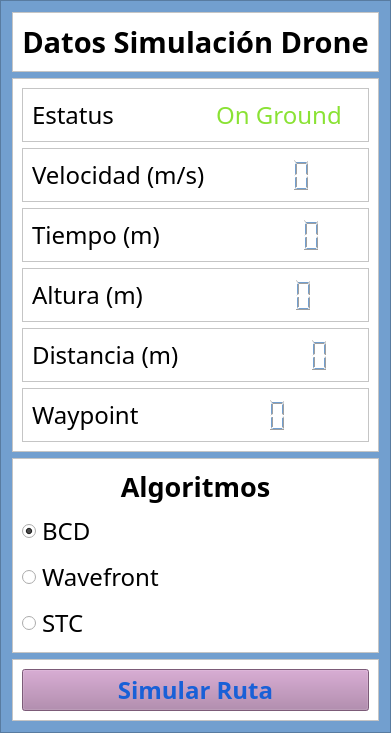
     <widget class="QFrame" name="frame">
      <property name="styleSheet">
       <string notr="true">background-color: rgb(114, 159, 207);</string>
      </property>
      <property name="frameShape">
       <enum>QFrame::StyledPanel</enum>
      </property>
      <property name="frameShadow">
       <enum>QFrame::Raised</enum>
      </property>
      <layout class="QVBoxLayout" name="verticalLayout_3">
       <item>
        <widget class="QFrame" name="frame_10">
         <property name="sizePolicy">
          <sizepolicy hsizetype="Expanding" vsizetype="Expanding">
           <horstretch>0</horstretch>
           <verstretch>0</verstretch>
          </sizepolicy>
         </property>
         <property name="font">
          <font>
           <pointsize>11</pointsize>
          </font>
         </property>
         <property name="layoutDirection">
          <enum>Qt::RightToLeft</enum>
         </property>
         <property name="autoFillBackground">
          <bool>true</bool>
         </property>
         <property name="styleSheet">
          <string notr="true">background-color: rgb(255, 255, 255);</string>
         </property>
         <property name="frameShape">
          <enum>QFrame::StyledPanel</enum>
         </property>
         <property name="frameShadow">
          <enum>QFrame::Raised</enum>
         </property>
         <layout class="QHBoxLayout" name="horizontalLayout_5">
          <item>
           <widget class="QLabel" name="labelDatosSimulacion">
            <property name="sizePolicy">
             <sizepolicy hsizetype="Expanding" vsizetype="Expanding">
              <horstretch>0</horstretch>
              <verstretch>0</verstretch>
             </sizepolicy>
            </property>
            <property name="font">
             <font>
              <family>Uroob</family>
              <pointsize>22</pointsize>
              <weight>75</weight>
              <bold>true</bold>
             </font>
            </property>
            <property name="text">
             <string>Datos Simulación Drone</string>
            </property>
            <property name="alignment">
             <set>Qt::AlignCenter</set>
            </property>
            <property name="wordWrap">
             <bool>true</bool>
            </property>
           </widget>
          </item>
         </layout>
        </widget>
       </item>
       <item>
        <widget class="QFrame" name="frame_5">
         <property name="styleSheet">
          <string notr="true">background-color: rgb(255, 255, 255);</string>
         </property>
         <property name="frameShape">
          <enum>QFrame::StyledPanel</enum>
         </property>
         <property name="frameShadow">
          <enum>QFrame::Raised</enum>
         </property>
         <layout class="QVBoxLayout" name="verticalLayout_4">
          <item>
           <widget class="QFrame" name="frame_7">
            <property name="frameShape">
             <enum>QFrame::StyledPanel</enum>
            </property>
            <property name="frameShadow">
             <enum>QFrame::Raised</enum>
            </property>
            <layout class="QHBoxLayout" name="horizontalLayout_15">
             <item>
              <widget class="QLabel" name="lbStado">
               <property name="sizePolicy">
                <sizepolicy hsizetype="Expanding" vsizetype="Expanding">
                 <horstretch>0</horstretch>
                 <verstretch>0</verstretch>
                </sizepolicy>
               </property>
               <property name="font">
                <font>
                 <family>Uroob</family>
                 <pointsize>18</pointsize>
                </font>
               </property>
               <property name="text">
                <string>Estatus</string>
               </property>
               <property name="alignment">
                <set>Qt::AlignLeading|Qt::AlignLeft|Qt::AlignVCenter</set>
               </property>
              </widget>
             </item>
             <item>
              <widget class="QLabel" name="lbStatus">
               <property name="sizePolicy">
                <sizepolicy hsizetype="Expanding" vsizetype="Expanding">
                 <horstretch>0</horstretch>
                 <verstretch>0</verstretch>
                </sizepolicy>
               </property>
               <property name="font">
                <font>
                 <family>Uroob</family>
                 <pointsize>18</pointsize>
                </font>
               </property>
               <property name="styleSheet">
                <string notr="true">color: rgb(138, 226, 52);</string>
               </property>
               <property name="text">
                <string>On Ground</string>
               </property>
               <property name="alignment">
                <set>Qt::AlignCenter</set>
               </property>
              </widget>
             </item>
            </layout>
           </widget>
          </item>
          <item>
           <widget class="QFrame" name="frame_15">
            <property name="frameShape">
             <enum>QFrame::StyledPanel</enum>
            </property>
            <property name="frameShadow">
             <enum>QFrame::Raised</enum>
            </property>
            <layout class="QHBoxLayout" name="horizontalLayout_11">
             <item>
              <widget class="QLabel" name="labelVeloDrone">
               <property name="sizePolicy">
                <sizepolicy hsizetype="Expanding" vsizetype="Expanding">
                 <horstretch>0</horstretch>
                 <verstretch>0</verstretch>
                </sizepolicy>
               </property>
               <property name="font">
                <font>
                 <family>Uroob</family>
                 <pointsize>18</pointsize>
                </font>
               </property>
               <property name="text">
                <string>Velocidad (m/s)</string>
               </property>
               <property name="textFormat">
                <enum>Qt::AutoText</enum>
               </property>
               <property name="scaledContents">
                <bool>true</bool>
               </property>
               <property name="alignment">
                <set>Qt::AlignLeading|Qt::AlignLeft|Qt::AlignVCenter</set>
               </property>
              </widget>
             </item>
             <item>
              <widget class="QLCDNumber" name="lcdVelocityDrone">
               <property name="sizePolicy">
                <sizepolicy hsizetype="Expanding" vsizetype="Expanding">
                 <horstretch>0</horstretch>
                 <verstretch>0</verstretch>
                </sizepolicy>
               </property>
               <property name="font">
                <font>
                 <pointsize>22</pointsize>
                </font>
               </property>
               <property name="styleSheet">
                <string notr="true">color: rgb(114, 159, 207);</string>
               </property>
               <property name="frameShape">
                <enum>QFrame::NoFrame</enum>
               </property>
               <property name="digitCount">
                <number>3</number>
               </property>
               <property name="intValue" stdset="0">
                <number>0</number>
               </property>
              </widget>
             </item>
            </layout>
           </widget>
          </item>
          <item>
           <widget class="QFrame" name="frame_18">
            <property name="frameShape">
             <enum>QFrame::StyledPanel</enum>
            </property>
            <property name="frameShadow">
             <enum>QFrame::Raised</enum>
            </property>
            <layout class="QHBoxLayout" name="horizontalLayout_13">
             <item>
              <widget class="QLabel" name="labelTiempoDrone">
               <property name="sizePolicy">
                <sizepolicy hsizetype="Expanding" vsizetype="Expanding">
                 <horstretch>0</horstretch>
                 <verstretch>0</verstretch>
                </sizepolicy>
               </property>
               <property name="font">
                <font>
                 <family>Uroob</family>
                 <pointsize>18</pointsize>
                </font>
               </property>
               <property name="text">
                <string>Tiempo (m)</string>
               </property>
               <property name="alignment">
                <set>Qt::AlignLeading|Qt::AlignLeft|Qt::AlignVCenter</set>
               </property>
              </widget>
             </item>
             <item>
              <widget class="QLCDNumber" name="lcdTimeOfFly">
               <property name="sizePolicy">
                <sizepolicy hsizetype="Expanding" vsizetype="Expanding">
                 <horstretch>0</horstretch>
                 <verstretch>0</verstretch>
                </sizepolicy>
               </property>
               <property name="font">
                <font>
                 <pointsize>22</pointsize>
                </font>
               </property>
               <property name="styleSheet">
                <string notr="true">color: rgb(114, 159, 207);</string>
               </property>
               <property name="frameShape">
                <enum>QFrame::NoFrame</enum>
               </property>
               <property name="digitCount">
                <number>5</number>
               </property>
               <property name="intValue" stdset="0">
                <number>0</number>
               </property>
              </widget>
             </item>
            </layout>
           </widget>
          </item>
          <item>
           <widget class="QFrame" name="frame_24">
            <property name="frameShape">
             <enum>QFrame::StyledPanel</enum>
            </property>
            <property name="frameShadow">
             <enum>QFrame::Raised</enum>
            </property>
            <layout class="QHBoxLayout" name="horizontalLayout_14">
             <item>
              <widget class="QLabel" name="labelAlturaDrone">
               <property name="sizePolicy">
                <sizepolicy hsizetype="Expanding" vsizetype="Expanding">
                 <horstretch>0</horstretch>
                 <verstretch>0</verstretch>
                </sizepolicy>
               </property>
               <property name="font">
                <font>
                 <family>Uroob</family>
                 <pointsize>18</pointsize>
                </font>
               </property>
               <property name="text">
                <string>Altura (m)</string>
               </property>
               <property name="alignment">
                <set>Qt::AlignLeading|Qt::AlignLeft|Qt::AlignVCenter</set>
               </property>
              </widget>
             </item>
             <item>
              <widget class="QLCDNumber" name="lcdAltitudeDrone">
               <property name="sizePolicy">
                <sizepolicy hsizetype="Expanding" vsizetype="Expanding">
                 <horstretch>0</horstretch>
                 <verstretch>0</verstretch>
                </sizepolicy>
               </property>
               <property name="font">
                <font>
                 <pointsize>22</pointsize>
                </font>
               </property>
               <property name="styleSheet">
                <string notr="true">color: rgb(114, 159, 207);</string>
               </property>
               <property name="frameShape">
                <enum>QFrame::NoFrame</enum>
               </property>
               <property name="digitCount">
                <number>4</number>
               </property>
               <property name="intValue" stdset="0">
                <number>0</number>
               </property>
              </widget>
             </item>
            </layout>
           </widget>
          </item>
          <item>
           <widget class="QFrame" name="frame_16">
            <property name="frameShape">
             <enum>QFrame::StyledPanel</enum>
            </property>
            <property name="frameShadow">
             <enum>QFrame::Raised</enum>
            </property>
            <layout class="QHBoxLayout" name="horizontalLayout_12">
             <item>
              <widget class="QLabel" name="labelDistDrone">
               <property name="sizePolicy">
                <sizepolicy hsizetype="Expanding" vsizetype="Expanding">
                 <horstretch>0</horstretch>
                 <verstretch>0</verstretch>
                </sizepolicy>
               </property>
               <property name="font">
                <font>
                 <family>Uroob</family>
                 <pointsize>18</pointsize>
                </font>
               </property>
               <property name="text">
                <string>Distancia (m)</string>
               </property>
               <property name="alignment">
                <set>Qt::AlignLeading|Qt::AlignLeft|Qt::AlignVCenter</set>
               </property>
              </widget>
             </item>
             <item>
              <widget class="QLCDNumber" name="lcdDistanciaDrone">
               <property name="sizePolicy">
                <sizepolicy hsizetype="Expanding" vsizetype="Expanding">
                 <horstretch>0</horstretch>
                 <verstretch>0</verstretch>
                </sizepolicy>
               </property>
               <property name="font">
                <font>
                 <pointsize>22</pointsize>
                </font>
               </property>
               <property name="styleSheet">
                <string notr="true">color: rgb(114, 159, 207);</string>
               </property>
               <property name="frameShape">
                <enum>QFrame::NoFrame</enum>
               </property>
               <property name="digitCount">
                <number>6</number>
               </property>
               <property name="intValue" stdset="0">
                <number>0</number>
               </property>
              </widget>
             </item>
            </layout>
           </widget>
          </item>
          <item>
           <widget class="QFrame" name="frame_6">
            <property name="frameShape">
             <enum>QFrame::StyledPanel</enum>
            </property>
            <property name="frameShadow">
             <enum>QFrame::Raised</enum>
            </property>
            <layout class="QHBoxLayout" name="horizontalLayout_3">
             <item>
              <widget class="QLabel" name="labelWaypoint">
               <property name="font">
                <font>
                 <family>Uroob</family>
                 <pointsize>18</pointsize>
                </font>
               </property>
               <property name="text">
                <string>Waypoint   </string>
               </property>
               <property name="alignment">
                <set>Qt::AlignLeading|Qt::AlignLeft|Qt::AlignVCenter</set>
               </property>
              </widget>
             </item>
             <item>
              <widget class="QLCDNumber" name="lcdWaypoint">
               <property name="sizePolicy">
                <sizepolicy hsizetype="Expanding" vsizetype="Expanding">
                 <horstretch>0</horstretch>
                 <verstretch>0</verstretch>
                </sizepolicy>
               </property>
               <property name="font">
                <font>
                 <pointsize>22</pointsize>
                </font>
               </property>
               <property name="styleSheet">
                <string notr="true">color: rgb(114, 159, 207);</string>
               </property>
               <property name="frameShape">
                <enum>QFrame::NoFrame</enum>
               </property>
               <property name="digitCount">
                <number>3</number>
               </property>
              </widget>
             </item>
            </layout>
           </widget>
          </item>
         </layout>
        </widget>
       </item>
       <item>
        <widget class="QFrame" name="frame_4">
         <property name="styleSheet">
          <string notr="true">background-color: rgb(255, 255, 255);</string>
         </property>
         <property name="frameShape">
          <enum>QFrame::StyledPanel</enum>
         </property>
         <property name="frameShadow">
          <enum>QFrame::Raised</enum>
         </property>
         <layout class="QVBoxLayout" name="verticalLayout_2">
          <item>
           <widget class="QLabel" name="labelAlgoritmos">
            <property name="palette">
             <palette>
              <active>
               <colorrole role="Button">
                <brush brushstyle="SolidPattern">
                 <color alpha="255">
                  <red>255</red>
                  <green>255</green>
                  <blue>255</blue>
                 </color>
                </brush>
               </colorrole>
               <colorrole role="Base">
                <brush brushstyle="SolidPattern">
                 <color alpha="255">
                  <red>255</red>
                  <green>255</green>
                  <blue>255</blue>
                 </color>
                </brush>
               </colorrole>
               <colorrole role="Window">
                <brush brushstyle="SolidPattern">
                 <color alpha="255">
                  <red>255</red>
                  <green>255</green>
                  <blue>255</blue>
                 </color>
                </brush>
               </colorrole>
              </active>
              <inactive>
               <colorrole role="Button">
                <brush brushstyle="SolidPattern">
                 <color alpha="255">
                  <red>255</red>
                  <green>255</green>
                  <blue>255</blue>
                 </color>
                </brush>
               </colorrole>
               <colorrole role="Base">
                <brush brushstyle="SolidPattern">
                 <color alpha="255">
                  <red>255</red>
                  <green>255</green>
                  <blue>255</blue>
                 </color>
                </brush>
               </colorrole>
               <colorrole role="Window">
                <brush brushstyle="SolidPattern">
                 <color alpha="255">
                  <red>255</red>
                  <green>255</green>
                  <blue>255</blue>
                 </color>
                </brush>
               </colorrole>
              </inactive>
              <disabled>
               <colorrole role="Button">
                <brush brushstyle="SolidPattern">
                 <color alpha="255">
                  <red>255</red>
                  <green>255</green>
                  <blue>255</blue>
                 </color>
                </brush>
               </colorrole>
               <colorrole role="Base">
                <brush brushstyle="SolidPattern">
                 <color alpha="255">
                  <red>255</red>
                  <green>255</green>
                  <blue>255</blue>
                 </color>
                </brush>
               </colorrole>
               <colorrole role="Window">
                <brush brushstyle="SolidPattern">
                 <color alpha="255">
                  <red>255</red>
                  <green>255</green>
                  <blue>255</blue>
                 </color>
                </brush>
               </colorrole>
              </disabled>
             </palette>
            </property>
            <property name="font">
             <font>
              <family>Uroob</family>
              <pointsize>20</pointsize>
              <weight>75</weight>
              <bold>true</bold>
             </font>
            </property>
            <property name="text">
             <string>Algoritmos</string>
            </property>
            <property name="alignment">
             <set>Qt::AlignCenter</set>
            </property>
           </widget>
          </item>
          <item>
           <widget class="QRadioButton" name="radioButtonBCD">
            <property name="font">
             <font>
              <family>Uroob</family>
              <pointsize>18</pointsize>
             </font>
            </property>
            <property name="text">
             <string>BCD</string>
            </property>
            <property name="checked">
             <bool>true</bool>
            </property>
           </widget>
          </item>
          <item>
           <widget class="QRadioButton" name="radioButtonWave">
            <property name="font">
             <font>
              <family>Uroob</family>
              <pointsize>18</pointsize>
             </font>
            </property>
            <property name="text">
             <string>Wavefront</string>
            </property>
           </widget>
          </item>
          <item>
           <widget class="QRadioButton" name="radioButtonSTC">
            <property name="font">
             <font>
              <family>Uroob</family>
              <pointsize>18</pointsize>
             </font>
            </property>
            <property name="text">
             <string>STC</string>
            </property>
           </widget>
          </item>
         </layout>
        </widget>
       </item>
       <item>
        <widget class="QFrame" name="frame_11">
         <property name="styleSheet">
          <string notr="true">background-color: rgb(255, 255, 255);</string>
         </property>
         <property name="frameShape">
          <enum>QFrame::StyledPanel</enum>
         </property>
         <property name="frameShadow">
          <enum>QFrame::Raised</enum>
         </property>
         <layout class="QHBoxLayout" name="horizontalLayout_4">
          <item>
           <widget class="QPushButton" name="pushButtonSimulacion">
            <property name="enabled">
             <bool>true</bool>
            </property>
            <property name="font">
             <font>
              <family>Uroob</family>
              <pointsize>18</pointsize>
              <weight>75</weight>
              <bold>true</bold>
             </font>
            </property>
            <property name="layoutDirection">
             <enum>Qt::LeftToRight</enum>
            </property>
            <property name="styleSheet">
             <string notr="true">background-color: rgb(173, 127, 168);
color: rgb(25, 96, 215);</string>
            </property>
            <property name="text">
             <string>Simular Ruta</string>
            </property>
           </widget>
          </item>
         </layout>
        </widget>
       </item>
      </layout>
     </widget>
